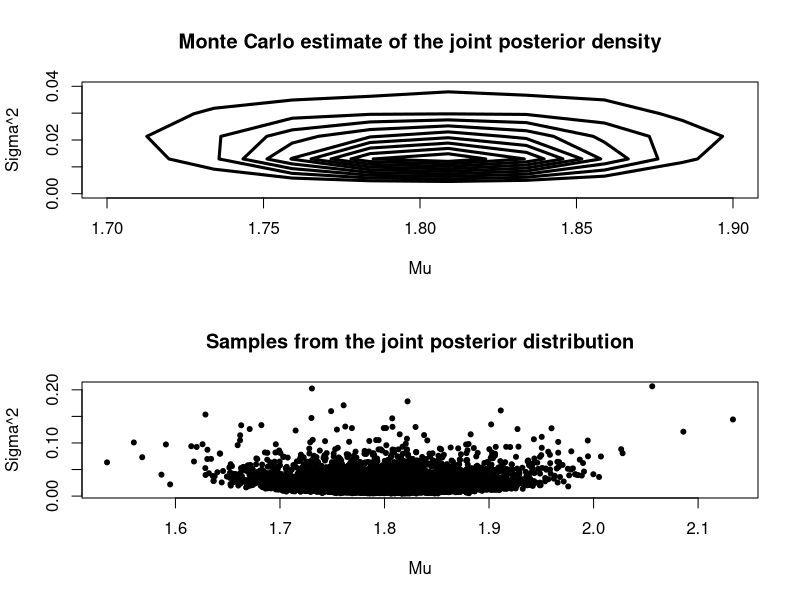
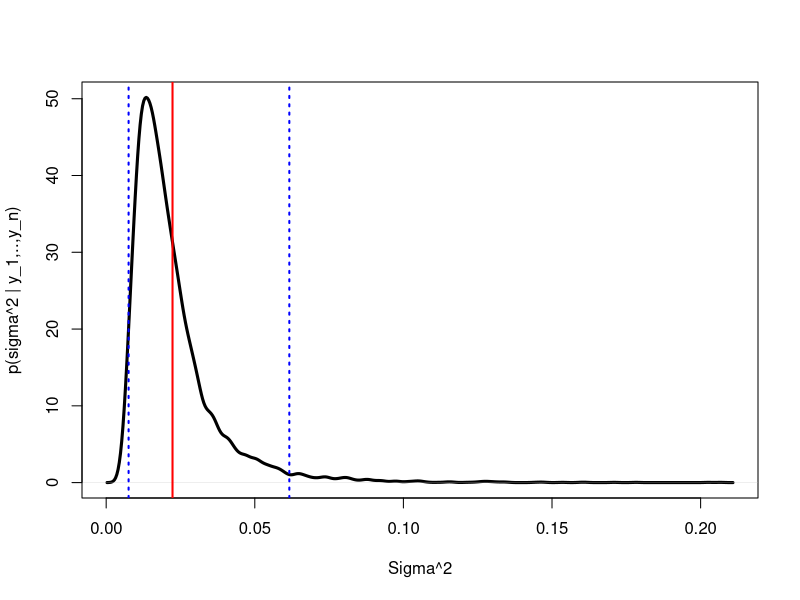
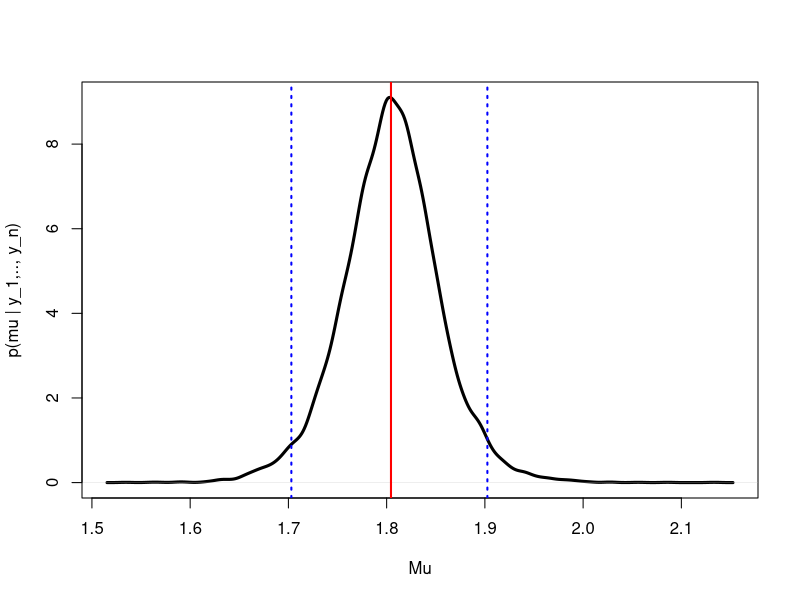
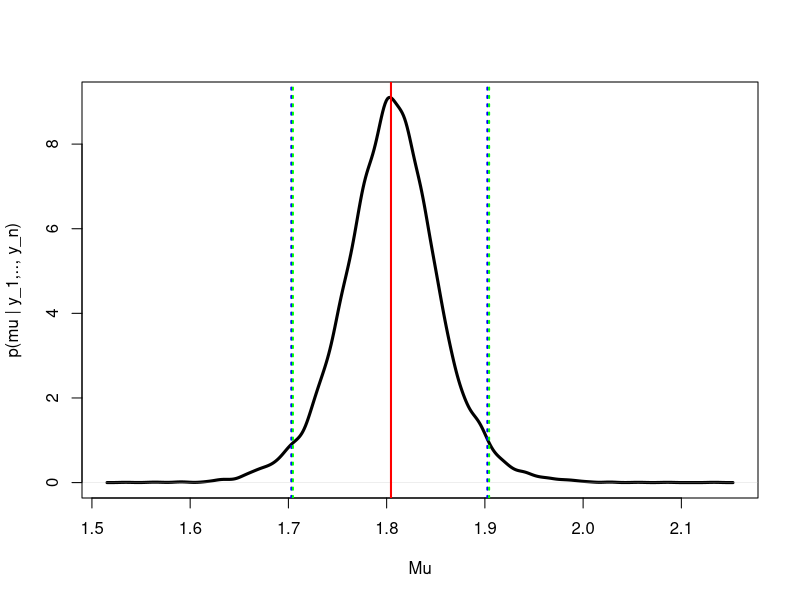

Write R code to recreate these figures, in order.
#### Inference on a N(mu, sigma^2) when both mu and sigma^2 are unknown
#### using a non-informative improper prior 1/sigma^2
library(MASS) #for the function kde2d

y <- c(1.64, 1.70, 1.72, 1.74, 1.82, 1.82, 1.82, 1.90, 2.08)


ybar <- mean(y)
ybar
s2 <- var(y)
s2


### Sampling from the joint posterior distribution of mu and sigma2

B <- 10000

sigma2.samples <- rep(0,B)
mu.samples <- rep(0,B)

n <- length(y)

post.shape <- (n-1)/2
post.scale <- ((n-1)*s2)/2

set.seed(0) 
# set the random seed for reproducible work! 
# Note that I used a different seed for the lecture note. Compare the results.
for(i in 1:B){
	
	sigma2.samples[i] <- 1/rgamma(1,post.shape,post.scale)
	mu.samples[i] <- rnorm(1,ybar,sqrt(sigma2.samples[i]/n))
	print(i)
	
}

### Monte Carlo estimates of posterior mean, posterior variance and 95% credible interval for sigma^2
mean(sigma2.samples)
var(sigma2.samples)
quantile(sigma2.samples,0.025)
quantile(sigma2.samples,0.975)

## Exact values from theoretical distribution for sigma2
post.mean.sigma2 <- ((n-1)/(n-3))*s2
post.mean.sigma2

post.var.sigma2 <- 2*(((n-1)^2)/(((n-3)^2)*(n-4)))*(s2^2)
post.var.sigma2


### Monte Carlo estimates of posterior mean, posterior variance and 95% credible interval for mu
mean(mu.samples)
var(mu.samples)
quantile(mu.samples,0.025)
quantile(mu.samples,0.975)

## Exact values from theoretical distribution for mu
ybar+qt(0.025,n-1)*sqrt(s2/n)
ybar+qt(0.975,n-1)*sqrt(s2/n)


joint.dens <- kde2d(mu.samples,sigma2.samples)
par(mfrow=c(2,1))
contour(joint.dens,xlab="Mu",ylab="Sigma^2",xlim=c(1.7,1.9),ylim=c(0,0.04),drawlabels=FALSE,lwd=3,main="Monte Carlo estimate of the joint posterior density")
plot(mu.samples,sigma2.samples,type="p",col="black",pch=20,xlab="Mu",ylab="Sigma^2",main="Samples from the joint posterior distribution")



par(mfrow=c(1,1))
plot(density(sigma2.samples),xlab="Sigma^2",ylab="p(sigma^2 | y_1,..,y_n)",type="l",main="",lwd=3,lty=1,col="black")
abline(v=mean(sigma2.samples),col="red",lty=1,lwd=2)
abline(v=quantile(sigma2.samples,0.025),col="blue",lty=3,lwd=2)
abline(v=quantile(sigma2.samples,0.975),col="blue",lty=3,lwd=2)


par(mfrow=c(1,1))
plot(density(mu.samples),xlab="Mu",ylab="p(mu | y_1,.., y_n)",type="l",lwd=3,lty=1,col="black",main="")
abline(v=mean(mu.samples),col="red",lty=1,lwd=2)
abline(v=quantile(mu.samples,0.025),col="blue",lty=3,lwd=2)
abline(v=quantile(mu.samples,0.975),col="blue",lty=3,lwd=2)


par(mfrow=c(1,1))
plot(density(mu.samples),xlab="Mu",ylab="p(mu | y_1,.., y_n)",type="l",lwd=3,lty=1,col="black",main="")
abline(v=mean(mu.samples),col="red",lty=1,lwd=2)
abline(v=quantile(mu.samples,0.025),col="blue",lty=3,lwd=2)
abline(v=quantile(mu.samples,0.975),col="blue",lty=3,lwd=2)
abline(v=ybar+qt(0.025,n-1)*sqrt(s2/n),col="green",lty=3,lwd=2)
abline(v=ybar+qt(0.975,n-1)*sqrt(s2/n),col="green",lty=3,lwd=2)

